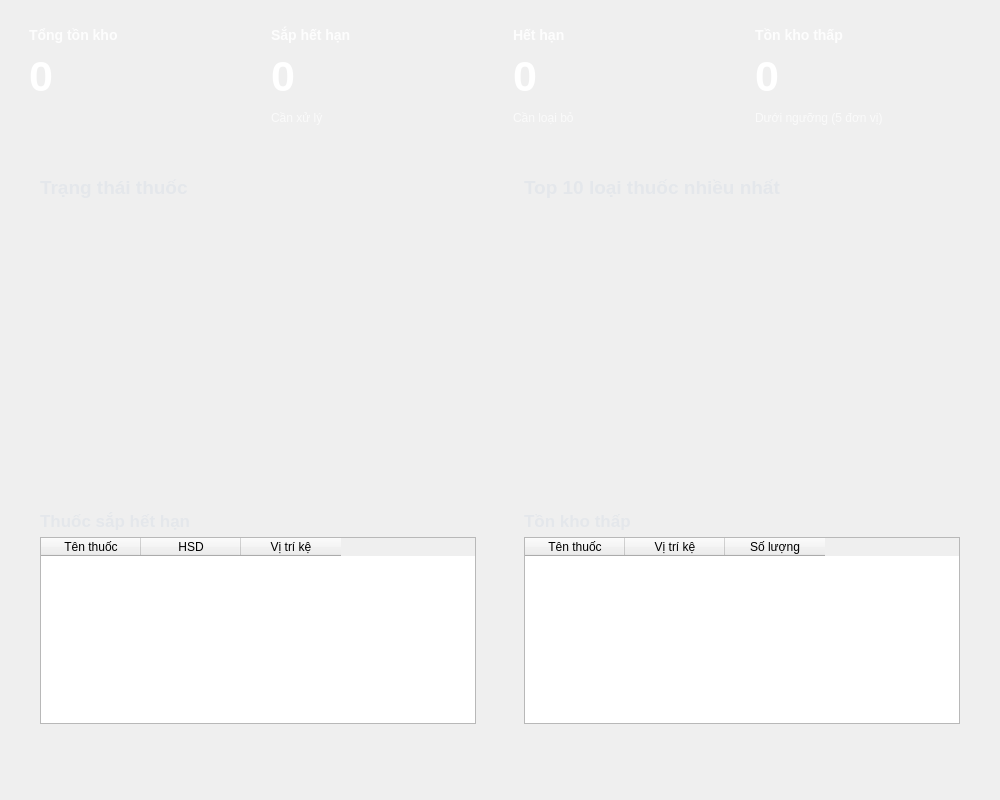
<?xml version="1.0" encoding="UTF-8"?>
<ui version="4.0">
 <class>DashboardWidget</class>
 <widget class="QWidget" name="DashboardWidget">
  <property name="geometry">
   <rect><x>0</x><y>0</y><width>1000</width><height>800</height></rect>
  </property>

  <!-- ══ Dark Mode Stylesheet ══ -->
  <property name="styleSheet">
   <string notr="true">
    /* ─── KPI Cards ─── */
    QFrame#card_total {
        background: qlineargradient(x1:0, y1:0, x2:1, y2:1,
            stop:0 #1E3A5F, stop:1 #1C2944);
        border-radius: 12px;
        border: 1px solid #2D4A7A;
    }
    QFrame#card_expiring {
        background: qlineargradient(x1:0, y1:0, x2:1, y2:1,
            stop:0 #78350F, stop:1 #451A03);
        border-radius: 12px;
        border: 1px solid #92400E;
    }
    QFrame#card_expired {
        background: qlineargradient(x1:0, y1:0, x2:1, y2:1,
            stop:0 #450A0A, stop:1 #2D0707);
        border-radius: 12px;
        border: 1px solid #7F1D1D;
    }
    QFrame#card_low_stock {
        background: qlineargradient(x1:0, y1:0, x2:1, y2:1,
            stop:0 #064E3B, stop:1 #022C22);
        border-radius: 12px;
        border: 1px solid #065F46;
    }

    /* ─── Chart and Alert Frames ─── */
    QFrame#chart_card, QFrame#alert_card {
        background-color: #273947;
        border: 1px solid #3E4C59;
        border-radius: 8px;
    }

    /* ─── Tables: mục quan trọng — tránh background trắng khi chọn ─── */
    QTableWidget {
        background-color: #273947;
        border: 1px solid #3E4C59;
        border-radius: 8px;
        gridline-color: #3E4C59;
        color: #E4E7EB;
        alternate-background-color: #2D3F4F;
        outline: none;
    }
    QTableWidget::item {
        background-color: transparent;
        color: #E4E7EB;
        border: none;
    }
    QTableWidget::item:alternate {
        background-color: #2D3F4F;
        color: #E4E7EB;
    }
    QTableWidget::item:selected {
        background-color: #1D4ED8;
        color: #FFFFFF;
    }
    QTableWidget::item:selected:alternate {
        background-color: #1D4ED8;
        color: #FFFFFF;
    }
    QTableWidget::item:hover:!selected {
        background-color: #1E3A5F;
        color: #E4E7EB;
    }
    QTableWidget::item:focus {
        background-color: #1D4ED8;
        color: #FFFFFF;
        border: none;
    }
    QHeaderView::section {
        background-color: #273947;
        color: #9AA5B1;
        font-weight: bold;
        border: none;
        border-bottom: 1px solid #3E4C59;
        padding: 8px;
    }
    QHeaderView {
        background-color: #273947;
    }

    /* ─── Scroll Area ─── */
    QScrollArea {
        background-color: transparent;
        border: none;
    }
    QScrollArea > QWidget > QWidget {
        background-color: transparent;
    }
    QScrollBar:vertical {
        background-color: transparent;
        width: 8px;
        border-radius: 4px;
        margin: 2px;
    }
    QScrollBar::handle:vertical {
        background-color: #3E4C59;
        border-radius: 4px;
        min-height: 24px;
    }
    QScrollBar::handle:vertical:hover {
        background-color: #9AA5B1;
    }
    QScrollBar::add-line:vertical, QScrollBar::sub-line:vertical {
        height: 0px;
    }
   </string>
  </property>

  <layout class="QVBoxLayout" name="outer_layout">
   <property name="leftMargin"><number>0</number></property>
   <property name="topMargin"><number>0</number></property>
   <property name="rightMargin"><number>0</number></property>
   <property name="bottomMargin"><number>0</number></property>
   <item>
    <widget class="QScrollArea" name="scroll_area">
     <property name="frameShape"><enum>QFrame::NoFrame</enum></property>
     <property name="widgetResizable"><bool>true</bool></property>
     <widget class="QWidget" name="scroll_content">
      <property name="geometry">
       <rect><x>0</x><y>0</y><width>980</width><height>780</height></rect>
      </property>
      <layout class="QVBoxLayout" name="content_layout">
       <property name="spacing"><number>24</number></property>
       <property name="leftMargin"><number>24</number></property>
       <property name="topMargin"><number>16</number></property>
       <property name="rightMargin"><number>24</number></property>
       <property name="bottomMargin"><number>24</number></property>

       <!-- ══ KPI Cards Row ══ -->
       <item>
        <layout class="QHBoxLayout" name="cards_layout">
         <property name="spacing"><number>16</number></property>

         <!-- Card 1: Total -->
         <item>
          <widget class="QFrame" name="card_total">
           <property name="frameShape"><enum>QFrame::NoFrame</enum></property>
           <property name="minimumSize"><size><width>0</width><height>120</height></size></property>
           <layout class="QVBoxLayout" name="card_total_layout">
            <property name="leftMargin"><number>5</number></property>
            <property name="topMargin"><number>5</number></property>
            <property name="rightMargin"><number>5</number></property>
            <property name="bottomMargin"><number>5</number></property>
            <property name="spacing"><number>4</number></property>
            <item>
             <layout class="QHBoxLayout" name="card_total_top">
              <item>
               <widget class="QLabel" name="lbl_total_title">
                <property name="text"><string>Tổng tồn kho</string></property>
                <property name="styleSheet"><string notr="true">color: rgba(255,255,255,0.90); font-size: 14px; font-weight: 800; background: transparent;</string></property>
               </widget>
              </item>
              <item>
               <spacer name="card_total_spacer"><property name="orientation"><enum>Qt::Horizontal</enum></property><property name="sizeHint" stdset="0"><size><width>40</width><height>20</height></size></property></spacer>
              </item>
              <item>
               <widget class="QLabel" name="lbl_total_icon">
                <property name="text"><string></string></property>
                <property name="styleSheet"><string notr="true">font-size: 20px; background: transparent; color: rgba(255,255,255,0.75);</string></property>
               </widget>
              </item>
             </layout>
            </item>
            <item>
             <widget class="QLabel" name="lbl_total_value">
              <property name="text"><string>0</string></property>
              <property name="font"><font><pointsize>32</pointsize><bold>true</bold></font></property>
              <property name="styleSheet"><string notr="true">color: #FFFFFF; background: transparent;</string></property>
             </widget>
            </item>
            <item>
             <widget class="QLabel" name="lbl_total_subtitle">
              <property name="text"><string></string></property>
              <property name="styleSheet"><string notr="true">color: rgba(255,255,255,0.70); font-size: 12px; background: transparent;</string></property>
             </widget>
            </item>
           </layout>
          </widget>
         </item>

         <!-- Card 2: Expiring -->
         <item>
          <widget class="QFrame" name="card_expiring">
           <property name="frameShape"><enum>QFrame::NoFrame</enum></property>
           <property name="minimumSize"><size><width>0</width><height>120</height></size></property>
           <layout class="QVBoxLayout" name="card_expiring_layout">
            <property name="leftMargin"><number>5</number></property>
            <property name="topMargin"><number>5</number></property>
            <property name="rightMargin"><number>5</number></property>
            <property name="bottomMargin"><number>5</number></property>
            <property name="spacing"><number>4</number></property>
            <item>
             <layout class="QHBoxLayout" name="card_expiring_top">
              <item>
               <widget class="QLabel" name="lbl_expiring_title">
                <property name="text"><string>Sắp hết hạn</string></property>
                <property name="styleSheet"><string notr="true">color: rgba(255,255,255,0.90); font-size: 14px; font-weight: 800; background: transparent;</string></property>
               </widget>
              </item>
              <item>
               <spacer name="card_expiring_spacer"><property name="orientation"><enum>Qt::Horizontal</enum></property><property name="sizeHint" stdset="0"><size><width>40</width><height>20</height></size></property></spacer>
              </item>
              <item>
               <widget class="QLabel" name="lbl_expiring_icon">
                <property name="text"><string></string></property>
                <property name="styleSheet"><string notr="true">font-size: 20px; background: transparent; color: rgba(255,255,255,0.75);</string></property>
               </widget>
              </item>
             </layout>
            </item>
            <item>
             <widget class="QLabel" name="lbl_expiring_value">
              <property name="text"><string>0</string></property>
              <property name="font"><font><pointsize>32</pointsize><bold>true</bold></font></property>
              <property name="styleSheet"><string notr="true">color: #FFFFFF; background: transparent;</string></property>
             </widget>
            </item>
            <item>
             <widget class="QLabel" name="lbl_expiring_subtitle">
              <property name="text"><string>Cần xử lý</string></property>
              <property name="styleSheet"><string notr="true">color: rgba(255,255,255,0.70); font-size: 12px; background: transparent;</string></property>
             </widget>
            </item>
           </layout>
          </widget>
         </item>

         <!-- Card 3: Expired -->
         <item>
          <widget class="QFrame" name="card_expired">
           <property name="frameShape"><enum>QFrame::NoFrame</enum></property>
           <property name="minimumSize"><size><width>0</width><height>120</height></size></property>
           <layout class="QVBoxLayout" name="card_expired_layout">
            <property name="leftMargin"><number>5</number></property>
            <property name="topMargin"><number>5</number></property>
            <property name="rightMargin"><number>5</number></property>
            <property name="bottomMargin"><number>5</number></property>
            <property name="spacing"><number>4</number></property>
            <item>
             <layout class="QHBoxLayout" name="card_expired_top">
              <item>
               <widget class="QLabel" name="lbl_expired_title">
                <property name="text"><string>Hết hạn</string></property>
                <property name="styleSheet"><string notr="true">color: rgba(255,255,255,0.90); font-size: 14px; font-weight: 800; background: transparent;</string></property>
               </widget>
              </item>
              <item>
               <spacer name="card_expired_spacer"><property name="orientation"><enum>Qt::Horizontal</enum></property><property name="sizeHint" stdset="0"><size><width>40</width><height>20</height></size></property></spacer>
              </item>
              <item>
               <widget class="QLabel" name="lbl_expired_icon">
                <property name="text"><string></string></property>
                <property name="styleSheet"><string notr="true">font-size: 20px; background: transparent; color: rgba(255,255,255,0.75);</string></property>
               </widget>
              </item>
             </layout>
            </item>
            <item>
             <widget class="QLabel" name="lbl_expired_value">
              <property name="text"><string>0</string></property>
              <property name="font"><font><pointsize>32</pointsize><bold>true</bold></font></property>
              <property name="styleSheet"><string notr="true">color: #FFFFFF; background: transparent;</string></property>
             </widget>
            </item>
            <item>
             <widget class="QLabel" name="lbl_expired_subtitle">
              <property name="text"><string>Cần loại bỏ</string></property>
              <property name="styleSheet"><string notr="true">color: rgba(255,255,255,0.70); font-size: 12px; background: transparent;</string></property>
             </widget>
            </item>
           </layout>
          </widget>
         </item>

         <!-- Card 4: Low Stock -->
         <item>
          <widget class="QFrame" name="card_low_stock">
           <property name="frameShape"><enum>QFrame::NoFrame</enum></property>
           <property name="minimumSize"><size><width>0</width><height>120</height></size></property>
           <layout class="QVBoxLayout" name="card_low_stock_layout">
            <property name="leftMargin"><number>5</number></property>
            <property name="topMargin"><number>5</number></property>
            <property name="rightMargin"><number>5</number></property>
            <property name="bottomMargin"><number>5</number></property>
            <property name="spacing"><number>4</number></property>
            <item>
             <layout class="QHBoxLayout" name="card_low_stock_top">
              <item>
               <widget class="QLabel" name="lbl_low_stock_title">
                <property name="text"><string>Tồn kho thấp</string></property>
                <property name="styleSheet"><string notr="true">color: rgba(255,255,255,0.90); font-size: 14px; font-weight: 800; background: transparent;</string></property>
               </widget>
              </item>
              <item>
               <spacer name="card_low_stock_spacer"><property name="orientation"><enum>Qt::Horizontal</enum></property><property name="sizeHint" stdset="0"><size><width>40</width><height>20</height></size></property></spacer>
              </item>
              <item>
               <widget class="QLabel" name="lbl_low_stock_icon">
                <property name="text"><string></string></property>
                <property name="styleSheet"><string notr="true">font-size: 20px; background: transparent; color: rgba(255,255,255,0.75);</string></property>
               </widget>
              </item>
             </layout>
            </item>
            <item>
             <widget class="QLabel" name="lbl_low_stock_value">
              <property name="text"><string>0</string></property>
              <property name="font"><font><pointsize>32</pointsize><bold>true</bold></font></property>
              <property name="styleSheet"><string notr="true">color: #FFFFFF; background: transparent;</string></property>
             </widget>
            </item>
            <item>
             <widget class="QLabel" name="lbl_low_stock_subtitle">
              <property name="text"><string>Dưới ngưỡng (5 đơn vị)</string></property>
              <property name="styleSheet"><string notr="true">color: rgba(255,255,255,0.70); font-size: 12px; background: transparent;</string></property>
             </widget>
            </item>
           </layout>
          </widget>
         </item>

        </layout>
       </item>

       <!-- ══ Charts Row ══ -->
       <item>
        <layout class="QHBoxLayout" name="charts_layout">
         <property name="spacing"><number>16</number></property>

         <!-- Pie Chart Container -->
         <item>
          <widget class="QFrame" name="frame_pie_chart">
           <property name="frameShape"><enum>QFrame::NoFrame</enum></property>
           <property name="objectName"><string>chart_card</string></property>
           <layout class="QVBoxLayout" name="pie_layout">
            <property name="leftMargin"><number>16</number></property>
            <property name="topMargin"><number>16</number></property>
            <property name="rightMargin"><number>16</number></property>
            <property name="bottomMargin"><number>16</number></property>
            <item>
             <widget class="QLabel" name="lbl_pie_title">
              <property name="text"><string>Trạng thái thuốc</string></property>
              <property name="font"><font><pointsize>14</pointsize><bold>true</bold></font></property>
              <property name="styleSheet"><string notr="true">color: #E4E7EB; background: transparent;</string></property>
             </widget>
            </item>
            <item>
             <widget class="QWidget" name="widget_pie_placeholder" native="true">
              <property name="minimumSize"><size><width>0</width><height>250</height></size></property>
             </widget>
            </item>
           </layout>
          </widget>
         </item>

         <!-- Bar Chart Container -->
         <item>
          <widget class="QFrame" name="frame_bar_chart">
           <property name="frameShape"><enum>QFrame::NoFrame</enum></property>
           <property name="objectName"><string>chart_card</string></property>
           <layout class="QVBoxLayout" name="bar_layout">
            <property name="leftMargin"><number>16</number></property>
            <property name="topMargin"><number>16</number></property>
            <property name="rightMargin"><number>16</number></property>
            <property name="bottomMargin"><number>16</number></property>
            <item>
             <widget class="QLabel" name="lbl_bar_title">
              <property name="text"><string>Top 10 loại thuốc nhiều nhất</string></property>
              <property name="font"><font><pointsize>14</pointsize><bold>true</bold></font></property>
              <property name="styleSheet"><string notr="true">color: #E4E7EB; background: transparent;</string></property>
             </widget>
            </item>
            <item>
             <widget class="QWidget" name="widget_bar_placeholder" native="true">
              <property name="minimumSize"><size><width>0</width><height>250</height></size></property>
             </widget>
            </item>
           </layout>
          </widget>
         </item>

        </layout>
       </item>

       <!-- ══ Alert Tables Row ══ -->
       <item>
        <layout class="QHBoxLayout" name="alerts_layout">
         <property name="spacing"><number>16</number></property>

         <!-- Expiry Alerts -->
         <item>
          <widget class="QFrame" name="frame_expiry_alerts">
           <property name="frameShape"><enum>QFrame::NoFrame</enum></property>
           <property name="objectName"><string>alert_card</string></property>
           <layout class="QVBoxLayout" name="expiry_inner_layout">
            <property name="leftMargin"><number>16</number></property>
            <property name="topMargin"><number>16</number></property>
            <property name="rightMargin"><number>16</number></property>
            <property name="bottomMargin"><number>16</number></property>
            <item>
             <layout class="QHBoxLayout" name="expiry_header_layout">
              <item>
               <widget class="QLabel" name="lbl_expiry_alert_title">
                <property name="text"><string>Thuốc sắp hết hạn</string></property>
                <property name="font"><font><pointsize>13</pointsize><bold>true</bold></font></property>
                <property name="styleSheet"><string notr="true">color: #E4E7EB; background: transparent;</string></property>
               </widget>
              </item>
              <item>
               <spacer name="expiry_spacer"><property name="orientation"><enum>Qt::Horizontal</enum></property><property name="sizeHint" stdset="0"><size><width>40</width><height>20</height></size></property></spacer>
              </item>
             </layout>
            </item>
            <item>
             <widget class="QTableWidget" name="tbl_expiry">
              <property name="alternatingRowColors"><bool>true</bool></property>
              <property name="editTriggers"><set>QAbstractItemView::NoEditTriggers</set></property>
              <property name="selectionBehavior"><enum>QAbstractItemView::SelectRows</enum></property>
              <property name="maximumSize"><size><width>16777215</width><height>200</height></size></property>
              <attribute name="verticalHeaderVisible"><bool>false</bool></attribute>
              <column><property name="text"><string>Tên thuốc</string></property></column>
              <column><property name="text"><string>HSD</string></property></column>
              <column><property name="text"><string>Vị trí kệ</string></property></column>
             </widget>
            </item>
           </layout>
          </widget>
         </item>

         <!-- Stock Alerts -->
         <item>
          <widget class="QFrame" name="frame_stock_alerts">
           <property name="frameShape"><enum>QFrame::NoFrame</enum></property>
           <property name="objectName"><string>alert_card</string></property>
           <layout class="QVBoxLayout" name="stock_inner_layout">
            <property name="leftMargin"><number>16</number></property>
            <property name="topMargin"><number>16</number></property>
            <property name="rightMargin"><number>16</number></property>
            <property name="bottomMargin"><number>16</number></property>
            <item>
             <layout class="QHBoxLayout" name="stock_header_layout">
              <item>
               <widget class="QLabel" name="lbl_stock_alert_title">
                <property name="text"><string>Tồn kho thấp</string></property>
                <property name="font"><font><pointsize>13</pointsize><bold>true</bold></font></property>
                <property name="styleSheet"><string notr="true">color: #E4E7EB; background: transparent;</string></property>
               </widget>
              </item>
              <item>
               <spacer name="stock_spacer"><property name="orientation"><enum>Qt::Horizontal</enum></property><property name="sizeHint" stdset="0"><size><width>40</width><height>20</height></size></property></spacer>
              </item>
             </layout>
            </item>
            <item>
             <widget class="QTableWidget" name="tbl_stock">
              <property name="alternatingRowColors"><bool>true</bool></property>
              <property name="editTriggers"><set>QAbstractItemView::NoEditTriggers</set></property>
              <property name="selectionBehavior"><enum>QAbstractItemView::SelectRows</enum></property>
              <property name="maximumSize"><size><width>16777215</width><height>200</height></size></property>
              <attribute name="verticalHeaderVisible"><bool>false</bool></attribute>
              <column><property name="text"><string>Tên thuốc</string></property></column>
              <column><property name="text"><string>Vị trí kệ</string></property></column>
              <column><property name="text"><string>Số lượng</string></property></column>
             </widget>
            </item>
           </layout>
          </widget>
         </item>

        </layout>
       </item>

       <!-- Bottom Spacer -->
       <item>
        <spacer name="bottom_spacer">
         <property name="orientation"><enum>Qt::Vertical</enum></property>
         <property name="sizeHint" stdset="0"><size><width>20</width><height>40</height></size></property>
        </spacer>
       </item>

      </layout>
     </widget>
    </widget>
   </item>
  </layout>
 </widget>
 <resources/>
 <connections/>
</ui>
